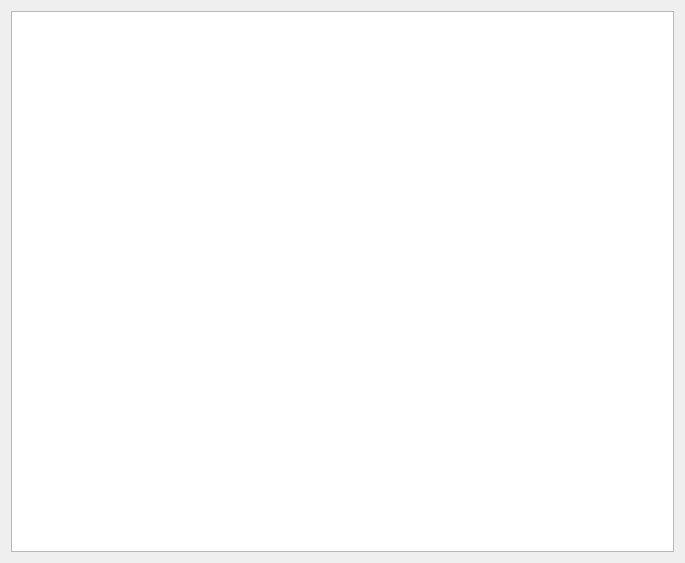
<?xml version="1.0" encoding="UTF-8"?>
<ui version="4.0">
 <class>TableWidgetForm</class>
 <widget class="QWidget" name="TableWidgetForm">
  <property name="geometry">
   <rect>
    <x>0</x>
    <y>0</y>
    <width>685</width>
    <height>563</height>
   </rect>
  </property>
  <property name="windowTitle">
   <string>Form</string>
  </property>
  <layout class="QVBoxLayout" name="verticalLayout">
   <item>
    <widget class="QTableWidget" name="tableWidget"/>
   </item>
  </layout>
 </widget>
 <resources/>
 <connections/>
</ui>
